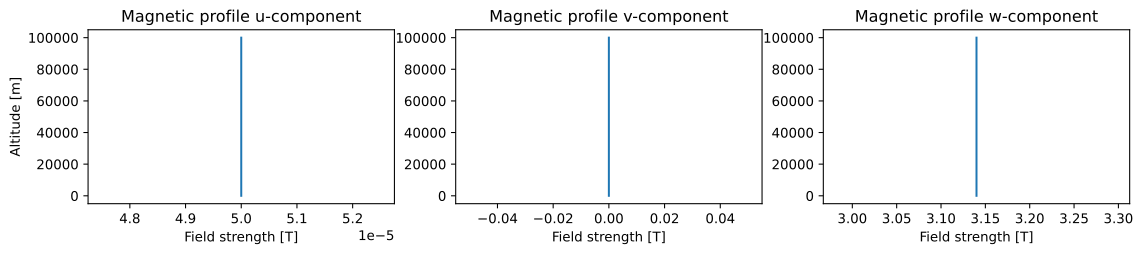

This chart was generated by the following Python code:
import matplotlib.pyplot as plt
import numpy as np
import pyarts3 as pyarts

atm_field = pyarts.arts.AtmField(toa=100e3)
atm_field["mag_u"] = 50e-6
atm_field["mag_v"] = 0
atm_field["mag_w"] = 3.14

fig = plt.figure(figsize=(14, 8))
fig, subs = pyarts.plots.AtmField.plot(atm_field, alts=np.linspace(0, 100e3), fig=fig, keys=["mag_u", "mag_v", "mag_w"])
subs.flatten()[0].set_title("Magnetic profile u-component")
subs.flatten()[1].set_title("Magnetic profile v-component")
subs.flatten()[2].set_title("Magnetic profile w-component")
subs.flatten()[0].set_ylabel("Altitude [m]")
[sub.set_xlabel("Field strength [T]") for sub in subs.flatten()]
plt.show()
